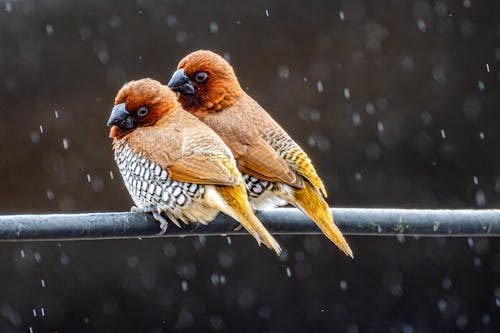
#> input picture hw1/data/test_image.jpeg, 500 x 333 px
$ jupyter execute Homework_done.ipynb
#> lines starting #> are read from the running program, lines starting #| are printed output that depends on the picture
# HOMEWORK 1

After the installation of Anaconda, jupyter notebook and the required virtual environment, you will have to test that everything has been set up correctly. For that purpose, you will have to execute the following code and run it without errors.

The code loads an image and creates a picture collage consisting of 4 pictures. Each of the four pictures is a version of the original image with the colour channels swapped.

You will have to also finish some part of the code :-)

[cell 1]
import cv2
import numpy as np
from matplotlib import pyplot as plt
plt.rcParams['figure.figsize'] = [15, 10]

[cell 2]
# Load an image (you can freely chose any image you like)
img = cv2.imread("data/test_image.jpeg")
#> img is the input picture: shape (333, 500, 3); mean B, G, R 59.4, 64.2, 72.4
# Convert it to RGB
img = cv2.cvtColor(img, cv2.COLOR_BGR2RGB)
# Plot it
plt.imshow(img)

Let's make a collage.

[cell 3]
# Split the image into the three colour channels
red, green, blue = cv2.split(img)
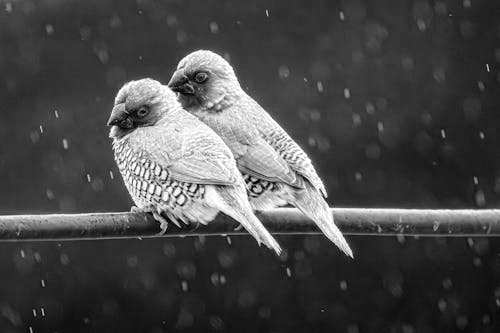
#> red: shape (333, 500); min 0, max 255, mean 72.4
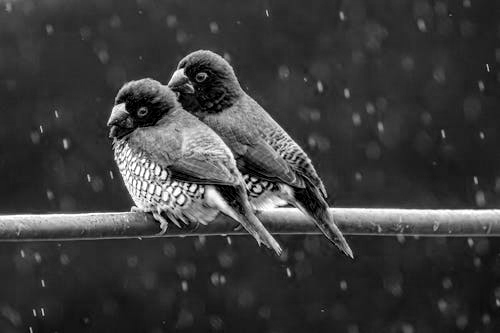
#> blue: shape (333, 500); min 0, max 255, mean 59.4

# Compose the image in the RGB colour space
img1 = cv2.merge([red, green, blue])

# Compose the image in the RBG colour space
img2 = cv2.merge([red, blue, green])
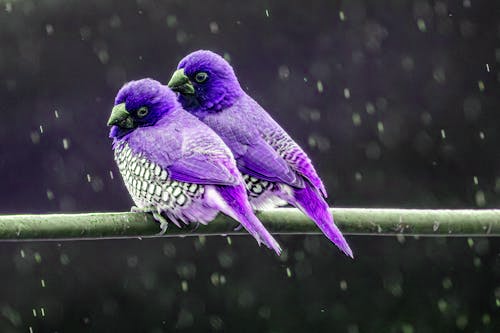
#> img2: shape (333, 500, 3); mean of channels 0, 1, 2 72.4, 59.4, 64.2; drawn as B, G, R

# Compose the image in the GRB colour space
img3 = cv2.merge([green, red, blue])
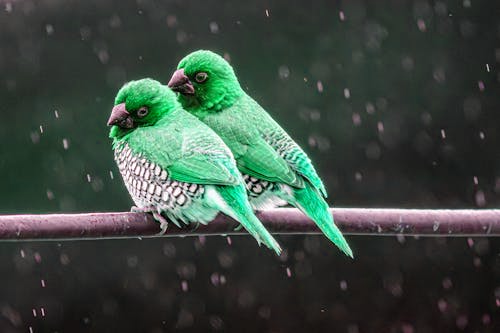
#> img3: shape (333, 500, 3); mean of channels 0, 1, 2 64.2, 72.4, 59.4; drawn as B, G, R

# Compose the image in the BGR colour space
img4 = cv2.merge([blue, green, red])

# Create the collage
out1 = np.hstack([img1, img2])
out2 = np.hstack([img3, img4])
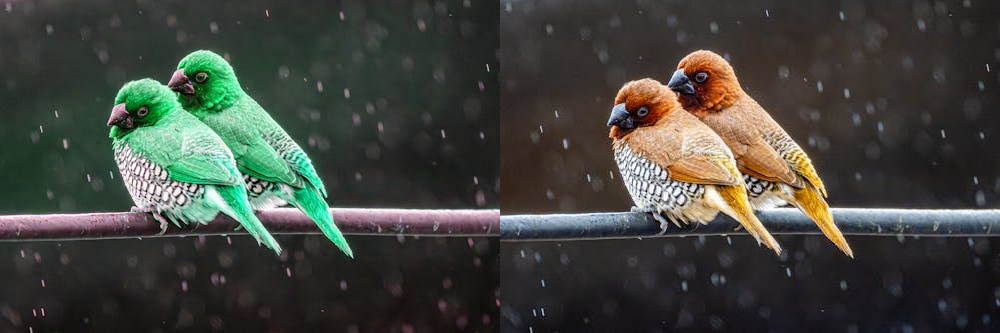
#> out2: shape (333, 1000, 3); mean of channels 0, 1, 2 61.8, 68.3, 65.9; drawn as B, G, R
out = np.vstack([out1, out2])
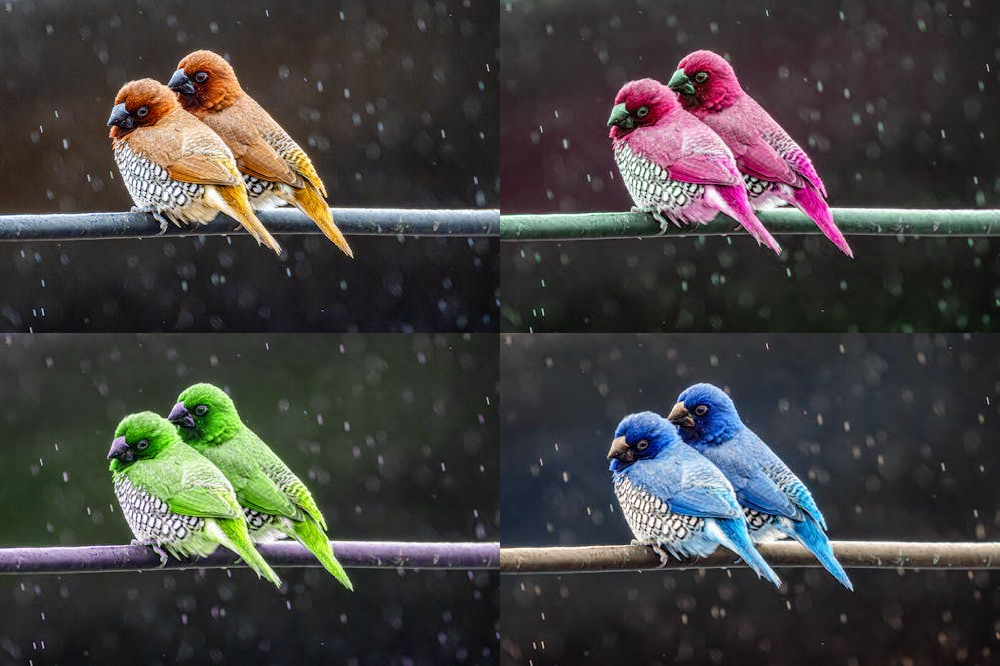
#> out: shape (666, 1000, 3); mean R, G, B 67.1, 65, 63.8

# Plot the collage
plt.imshow(out)
plt.axis(False)

And now you are going to make a simple geometric collage. You need to flip your image both horizontally and vertically to obtain the following result.

You can flip the images "manually" but you might also find useful the numpy functions [fliplr](https://numpy.org/doc/stable/reference/generated/numpy.fliplr.html) and [flipud](https://numpy.org/doc/stable/reference/generated/numpy.flipud.html) ;-).

[cell 4]
# Load an image (you can freely chose any image you like)
img = cv2.imread("data/test_image.jpeg")
# Convert it to RGB
img = cv2.cvtColor(img, cv2.COLOR_BGR2RGB)

# Make a collage
fliped_lr_image = np.fliplr(img)
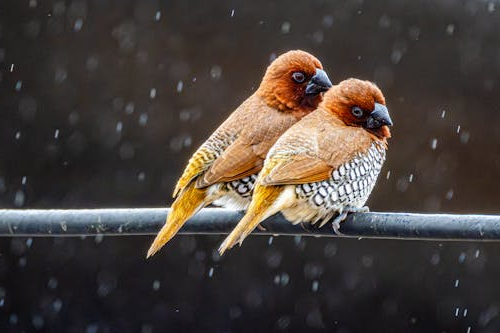
#> fliped_lr_image: shape (333, 500, 3); mean R, G, B 72.4, 64.2, 59.4
top_image = np.hstack([img, fliped_lr_image])
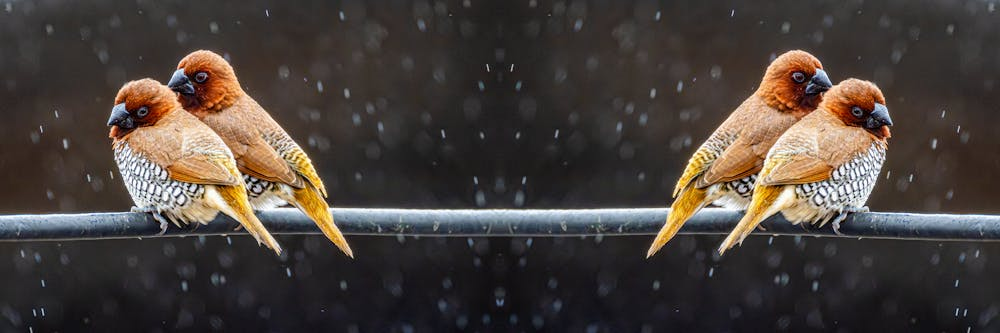
#> top_image: shape (333, 1000, 3); mean R, G, B 72.4, 64.2, 59.4
down_image = np.flipud(top_image)
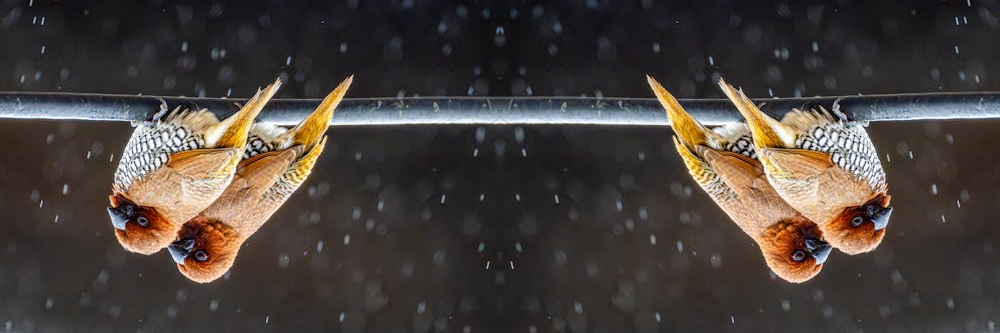
#> down_image: shape (333, 1000, 3); mean R, G, B 72.4, 64.2, 59.4
collage_image = np.vstack([top_image, down_image])
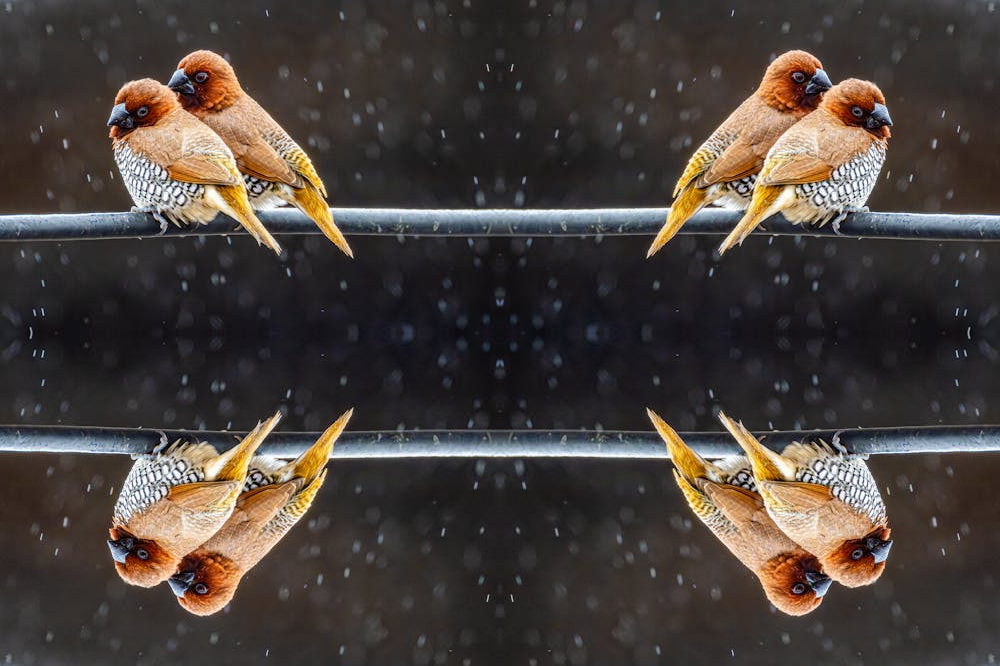
#> collage_image: shape (666, 1000, 3); mean R, G, B 72.4, 64.2, 59.4

# Plot the collage
plt.imshow(collage_image)
